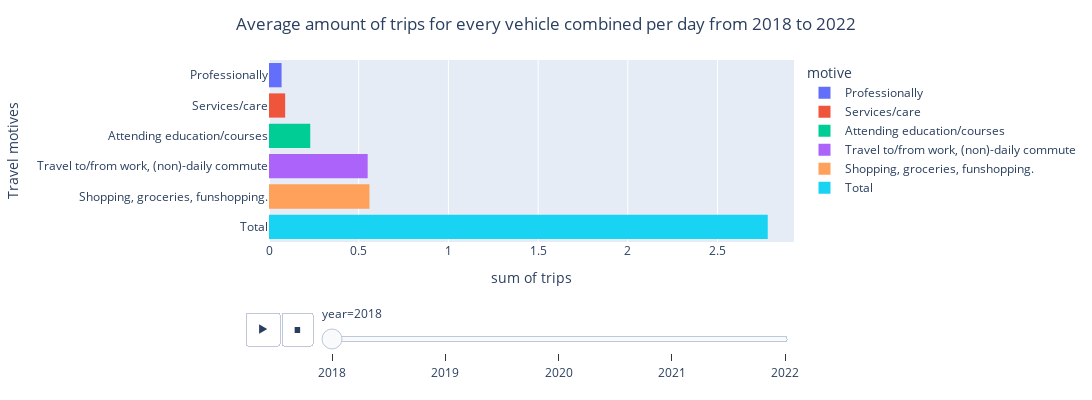

Notebook source saved alongside this figure:
### Code cell
fig2 = px.histogram(mobility_trips_years, x='trips', y='motive', color='motive',  orientation='h',  animation_frame='year', width=1100, height=400)

fig2.update_layout(title={
    'text': 'Average amount of trips for every vehicle combined per day from 2018 to 2022',
    'x': 0.5
})

fig2.update_yaxes(title_text="Travel motives")
fig2.show()

### Figure 1 — Plotly figure (JSON) as saved in the notebook; plotly's stock layout.template omitted (floating-point values rounded to 4 significant figures)
{"data": [{"alignmentgroup": "True", "bingroup": "y", "histfunc": "sum", "hovertemplate": "motive=%{y}<br>year=2018<br>sum of trips=%{x}<extra></extra>", "legendgroup": "Professionally", "marker": {"color": "#636efa", "pattern": {"shape": ""}}, "name": "Professionally", "offsetgroup": "Professionally", "orientation": "h", "showlegend": true, "type": "histogram", "x": ["0.07"], "xaxis": "x", "y": ["Professionally"], "yaxis": "y"}, {"alignmentgroup": "True", "bingroup": "y", "histfunc": "sum", "hovertemplate": "motive=%{y}<br>year=2018<br>sum of trips=%{x}<extra></extra>", "legendgroup": "Services/care", "marker": {"color": "#EF553B", "pattern": {"shape": ""}}, "name": "Services/care", "offsetgroup": "Services/care", "orientation": "h", "showlegend": true, "type": "histogram", "x": ["0.09"], "xaxis": "x", "y": ["Services/care"], "yaxis": "y"}, {"alignmentgroup": "True", "bingroup": "y", "histfunc": "sum", "hovertemplate": "motive=%{y}<br>year=2018<br>sum of trips=%{x}<extra></extra>", "legendgroup": "Attending education/courses", "marker": {"color": "#00cc96", "pattern": {"shape": ""}}, "name": "Attending education/courses", "offsetgroup": "Attending education/courses", "orientation": "h", "showlegend": true, "type": "histogram", "x": ["0.23"], "xaxis": "x", "y": ["Attending education/courses"], "yaxis": "y"}, {"alignmentgroup": "True", "bingroup": "y", "histfunc": "sum", "hovertemplate": "motive=%{y}<br>year=2018<br>sum of trips=%{x}<extra></extra>", "legendgroup": "Travel to/from work, (non)-daily commute", "marker": {"color": "#ab63fa", "pattern": {"shape": ""}}, "name": "Travel to/from work, (non)-daily commute", "offsetgroup": "Travel to/from work, (non)-daily commute", "orientation": "h", "showlegend": true, "type": "histogram", "x": ["0.55"], "xaxis": "x", "y": ["Travel to/from work, (non)-daily commute"], "yaxis": "y"}, {"alignmentgroup": "True", "bingroup": "y", "histfunc": "sum", "hovertemplate": "motive=%{y}<br>year=2018<br>sum of trips=%{x}<extra></extra>", "legendgroup": "Shopping, groceries, funshopping.", "marker": {"color": "#FFA15A", "pattern": {"shape": ""}}, "name": "Shopping, groceries, funshopping.", "offsetgroup": "Shopping, groceries, funshopping.", "orientation": "h", "showlegend": true, "type": "histogram", "x": ["0.56"], "xaxis": "x", "y": ["Shopping, groceries, funshopping."], "yaxis": "y"}, {"alignmentgroup": "True", "bingroup": "y", "histfunc": "sum", "hovertemplate": "motive=%{y}<br>year=2018<br>sum of trips=%{x}<extra></extra>", "legendgroup": "Total", "marker": {"color": "#19d3f3", "pattern": {"shape": ""}}, "name": "Total", "offsetgroup": "Total", "orientation": "h", "showlegend": true, "type": "histogram", "x": ["2.78"], "xaxis": "x", "y": ["Total"], "yaxis": "y"}], "layout": {"barmode": "relative", "height": 400, "legend": {"title": {"text": "motive"}, "tracegroupgap": 0}, "margin": {"t": 60}, "sliders": [{"active": 0, "currentvalue": {"prefix": "year="}, "len": 0.9, "pad": {"b": 10, "t": 60}, "steps": [{"args": [["2018"], {"frame": {"duration": 0, "redraw": true}, "fromcurrent": true, "mode": "immediate", "transition": {"duration": 0, "easing": "linear"}}], "label": "2018", "method": "animate"}, {"args": [["2019"], {"frame": {"duration": 0, "redraw": true}, "fromcurrent": true, "mode": "immediate", "transition": {"duration": 0, "easing": "linear"}}], "label": "2019", "method": "animate"}, {"args": [["2020"], {"frame": {"duration": 0, "redraw": true}, "fromcurrent": true, "mode": "immediate", "transition": {"duration": 0, "easing": "linear"}}], "label": "2020", "method": "animate"}, {"args": [["2021"], {"frame": {"duration": 0, "redraw": true}, "fromcurrent": true, "mode": "immediate", "transition": {"duration": 0, "easing": "linear"}}], "label": "2021", "method": "animate"}, {"args": [["2022"], {"frame": {"duration": 0, "redraw": true}, "fromcurrent": true, "mode": "immediate", "transition": {"duration": 0, "easing": "linear"}}], "label": "2022", "method": "animate"}], "x": 0.1, "xanchor": "left", "y": 0, "yanchor": "top"}], "title": {"text": "Average amount of trips for every vehicle combined per day from 2018 to 2022", "x": 0.5}, "updatemenus": [{"buttons": [{"args": [null, {"frame": {"duration": 500, "redraw": true}, "fromcurrent": true, "mode": "immediate", "transition": {"duration": 500, "easing": "linear"}}], "label": "&#9654;", "method": "animate"}, {"args": [[null], {"frame": {"duration": 0, "redraw": true}, "fromcurrent": true, "mode": "immediate", "transition": {"duration": 0, "easing": "linear"}}], "label": "&#9724;", "method": "animate"}], "direction": "left", "pad": {"r": 10, "t": 70}, "showactive": false, "type": "buttons", "x": 0.1, "xanchor": "right", "y": 0, "yanchor": "top"}], "width": 1100, "xaxis": {"anchor": "y", "autorange": true, "domain": [0, 1], "range": [0, 2.926], "title": {"text": "sum of trips"}, "type": "linear"}, "yaxis": {"anchor": "x", "autorange": true, "categoryarray": ["Total", "Shopping, groceries, funshopping.", "Travel to/from work, (non)-daily commute", "Attending education/courses", "Services/care", "Professionally"], "categoryorder": "array", "domain": [0, 1], "range": [-0.5, 5.5], "title": {"text": "Travel motives"}, "type": "category"}}}
